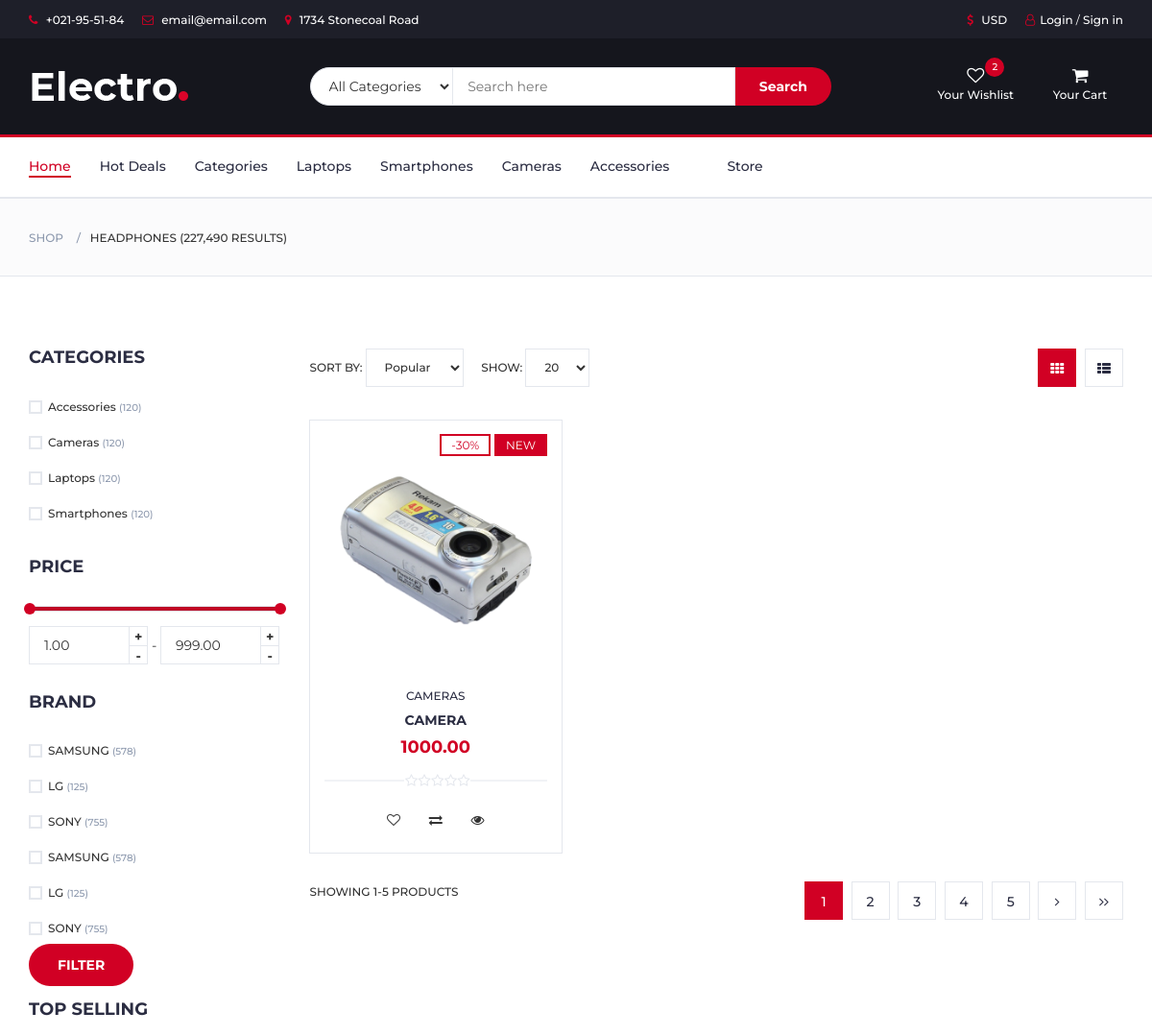
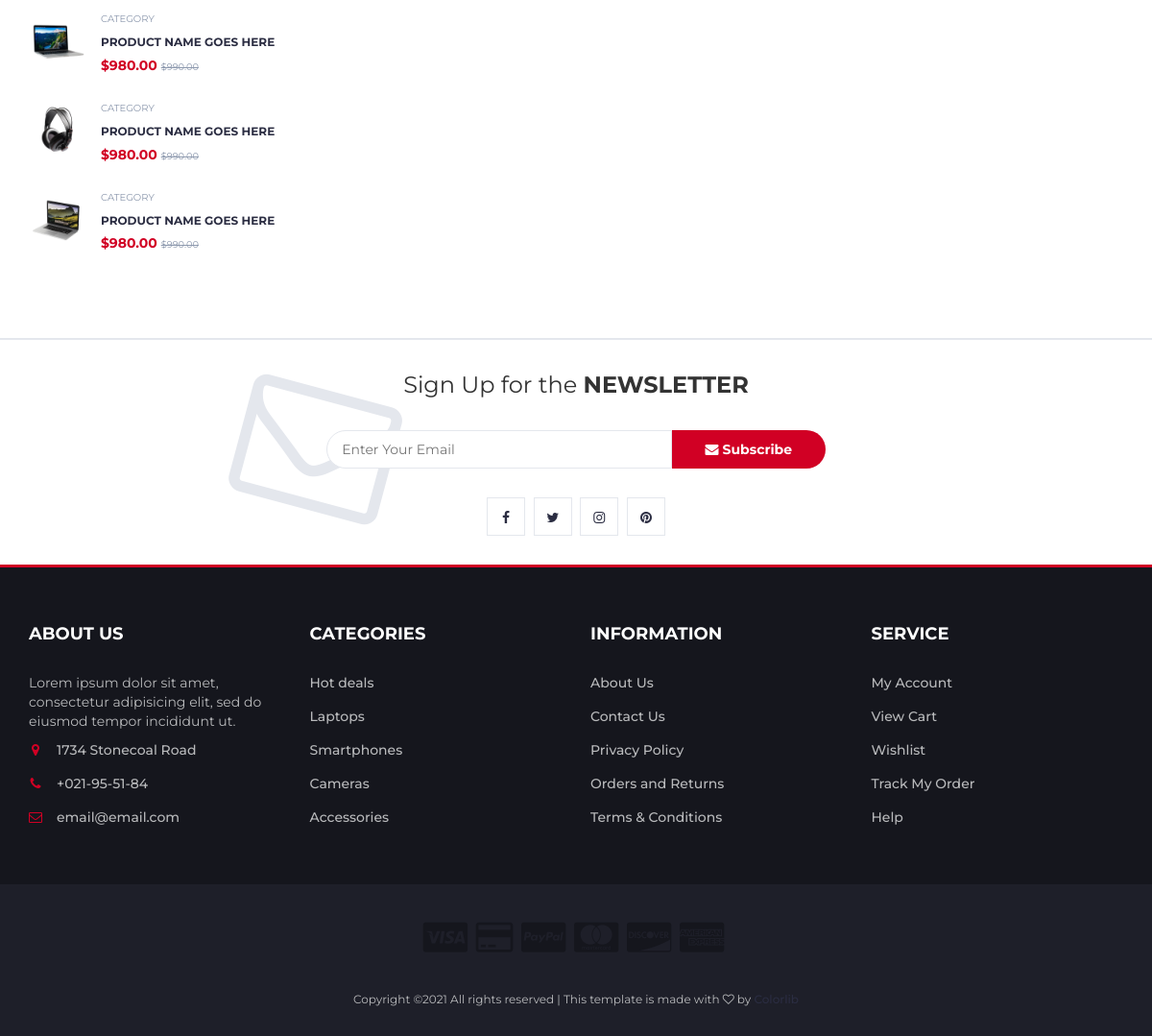
/store/, run on the app's committed database (2 pictures, top to bottom).
### shop/models.py (models this page shows, shortened)
class Category(models.Model):
    name = models.CharField(max_length=200, db_index=True)
    slug = models.SlugField(max_length=200, db_index=True, unique=True)
    class Meta:
        ordering = ('name',)
        verbose_name = 'Category'
        verbose_name_plural = 'Categories'
    def __str__(self) -> CharField:
        return self.name

class Product(models.Model):
    category = models.ForeignKey(Category, related_name='products', null=True, on_delete=models.SET_NULL)
    brand = models.ForeignKey(Brand, related_name='products', null=True, on_delete=models.SET_NULL)
    name = models.CharField(max_length=200, db_index=True)
    slug = models.SlugField(max_length=150, db_index=True, unique=True)
    main_photo = models.ImageField(upload_to='products/%Y/%m/%d', blank=True)
    photo_1 = models.ImageField(upload_to='products/%Y/%m/%d', blank=True)
    photo_2 = models.ImageField(upload_to='products/%Y/%m/%d', blank=True)
    photo_3 = models.ImageField(upload_to='products/%Y/%m/%d', blank=True)
    description = models.TextField()
    details = models.TextField()
    price = models.DecimalField(max_digits=10, decimal_places=2)
    old_price = models.DecimalField(max_digits=10, decimal_places=2, null=True, blank=True)
    stock = models.PositiveIntegerField(default=True)
    available = models.BooleanField(default=True)
    rait = models.PositiveIntegerField(default=0)
    created = models.DateTimeField(auto_now_add=True)
    updated = models.DateTimeField(auto_now=True)
    class Meta:
        ordering = ('name',)
        index_together = (('id', 'slug'),)

### shop/views.py (the view)
# urls.py: path('store/', views.store, name='store'),
def store(request, category_slug=None):
	category = None
	categories = Category.objects.all()
	category_id_list = []
	for i in categories:
		if request.POST.get(f"category-{i.id}", False) == 'on':
			category_id_list.append(i.id)
	brand = None
	brands = Brand.objects.all()
	if category_id_list:
		products = Product.objects.filter(available=True, category__in=category_id_list)
	else:
		products = Product.objects.filter(available=True)
	if category_slug:
		category = get_object_or_404(Category, slug=category_slug)
		products = Product.objects.filter(category=category)
	paginator = Paginator(products, 1)
	page_number = request.GET.get('page')
	products = paginator.get_page(page_number)
	return render(request, 'pages/store.html', {'category': category,
												'categories': categories,
												'products': products,
												'category_id_list': category_id_list})

### templates/pages/store.html (shortened to what this page needs)
{% extends '../base.html' %}
{% load static %}
{% block container %}
		{% include '../layouts/breadcrumb.html' %}
		<div class="section">
			<div class="container">
				<div class="row">
					<div id="aside" class="col-md-3">
						<form action="" method="post">
						<div class="aside">
							<h3 class="aside-title">Categories</h3>
							<div class="checkbox-filter">
								{% for category_item in categories %}
								<div class="input-checkbox">
									<label for="category-{{ category_item.id }}">
										<span></span>
										{{ category_item.name }}
										<small>(120)</small>
									</label>
								</div>
								{% endfor %}
							</div>
						</div>
						<div class="aside">
							<h3 class="aside-title">Price</h3>
							<div class="price-filter">
								<div id="price-slider"></div>
								<div class="input-number price-min">
									<input id="price-min" type="number">
									<span class="qty-up">+</span>
									<span class="qty-down">-</span>
								</div>
								<span>-</span>
								<div class="input-number price-max">
									<input id="price-max" type="number">
									<span class="qty-up">+</span>
									<span class="qty-down">-</span>
								</div>
							</div>
						</div>
						<div class="aside">
							<h3 class="aside-title">Brand</h3>
							<div class="checkbox-filter">
								<div class="input-checkbox">
									<label for="brand-1">
										<span></span>
										SAMSUNG
										<small>(578)</small>
									</label>
								</div>
								<div class="input-checkbox">
									<label for="brand-2">
										<span></span>
										LG
										<small>(125)</small>
									</label>
								</div>
								<div class="input-checkbox">
									<label for="brand-3">
										<span></span>
										SONY
										<small>(755)</small>
									</label>
								</div>
								<div class="input-checkbox">
									<label for="brand-4">
										<span></span>
										SAMSUNG
										<small>(578)</small>
									</label>
								</div>
								<div class="input-checkbox">
									<label for="brand-5">
										<span></span>
										LG
										<small>(125)</small>
									</label>
								</div>
								<div class="input-checkbox">
									<label for="brand-6">
										<span></span>
										SONY
										<small>(755)</small>
									</label>
								</div>
							</div>
						</div>
							<input type="submit" value="filter" class="primary-btn cta-btn">
						</form>
						<div class="aside">
							<h3 class="aside-title">Top selling</h3>
							<div class="product-widget">
								<div class="product-img">
									<img src="{% static './img/product01.png' %}" alt="">
								</div>
								<div class="product-body">
									<p class="product-category">Category</p>
									<h3 class="product-name"><a href="#">product name goes here</a></h3>
									<h4 class="product-price">$980.00 <del class="product-old-price">$990.00</del></h4>
								</div>
							</div>
							<div class="product-widget">
								<div class="product-img">
									<img src="{% static './img/product02.png' %}" alt="">
								</div>
								<div class="product-body">
									<p class="product-category">Category</p>
									<h3 class="product-name"><a href="#">product name goes here</a></h3>
									<h4 class="product-price">$980.00 <del class="product-old-price">$990.00</del></h4>
								</div>
							</div>
							<div class="product-widget">
								<div class="product-img">
									<img src="{% static './img/product03.png' %}" alt="">
								</div>
								<div class="product-body">
									<p class="product-category">Category</p>
									<h3 class="product-name"><a href="#">product name goes here</a></h3>
									<h4 class="product-price">$980.00 <del class="product-old-price">$990.00</del></h4>
								</div>
							</div>
						</div>
					</div>
					<div id="store" class="col-md-9">
						<div class="store-filter clearfix">
							<div class="store-sort">
								<label>
									Sort By:
									<select class="input-select">
										<option value="0">Popular</option>
									</select>
								</label>
								<label>
									Show:
									<select class="input-select">
										<option value="0">20</option>
									</select>
								</label>
							</div>
							<ul class="store-grid">
								<li class="active"><i class="fa fa-th"></i></li>
								<li><a href="#"><i class="fa fa-th-list"></i></a></li>
							</ul>
						</div>
						<div class="row">
							{% for product in products %}
							<div class="col-md-4 col-xs-6">
								<div class="product">
									<div class="product-img">
										<img src="{% if product.main_photo %}{{ product.main_photo.url }}{% else %}{% static 'img/placeholder-image.png' %}{% endif %}" alt="{{product.name}}">
										<div class="product-label">
											<span class="sale">-30%</span>
											<span class="new">NEW</span>
										</div>
									</div>
									<div class="product-body">
										<p class="product-category"><a href="{% url 'shop:store' category_slug=product.category.slug %}">{{ product.category }}</a></p>
										<h3 class="product-name"><a href="{% url 'shop:product' pk=product.pk %}">{{product.name}}</a></h3>
										<h4 class="product-price">{{product.price}} {% if product.old_price %}<del class="product-old-price">{{ product.old_price }}</del>{% endif %}</h4>
										<div class="product-rating">
											{% for i in "stars" %}
												{% if product.rait > forloop.counter0 %}<i class="fa fa-star"></i>{% else %}<i class="fa fa-star-o"></i>{% endif %}
											{% endfor %}
										</div>
										<div class="product-btns">
											<button class="add-to-wishlist"><i class="fa fa-heart-o"></i><span class="tooltipp">add to wishlist</span></button>
											<button class="add-to-compare"><i class="fa fa-exchange"></i><span class="tooltipp">add to compare</span></button>
											<button class="quick-view"><i class="fa fa-eye"></i><span class="tooltipp">quick view</span></button>
										</div>
									</div>
									<div class="add-to-cart">
										<form action="{% url 'cart:cart_add' product.id %}" method="POST">
											<button type="submit" class="add-to-cart-btn"> add to cart</button>
										</form>
									</div>
								</div>
							</div>
							{% endfor %}
						</div>
						<div class="store-filter clearfix">
							<span class="store-qty">Showing {{ products.number }}-{{ products.paginator.num_pages }} products</span>
						<ul class="store-pagination">
								{% for i in products.paginator %}
									{% if forloop.counter == products.number %}
								<li class="active">{{ products.number }}</li>
									{% else %}
								<li><a href="?page={{ forloop.counter }}">{{ forloop.counter }}</a></li>
									{% endif %}
								{% endfor %}
								{% if products.has_next %}
								<li><a href="?page={{ products.next_page_number }}"><i class="fa fa-angle-right"></i></a></li>
								<li><a href="?page={{ products.paginator.num_pages }}"><i class="fa fa-angle-right"></i><i class="fa fa-angle-right"></i></a></li>
								{% endif %}
							</ul>
						</div>
					</div>
				</div>
			</div>
		</div>
		{% include '../layouts/newslater.html' %}
{% endblock %}

### data on the page
Category: name "Accessories"
Category: name "Cameras"
Category: name "Laptops"
Category: name "Smartphones"
Product: main_photo (picture), category "CAMERAS", name "CAMERA", price "1000.00", rait 0 (drawn)

### other printed values
{{ products.number }} "1"
{{ products.paginator.num_pages }} "5"
